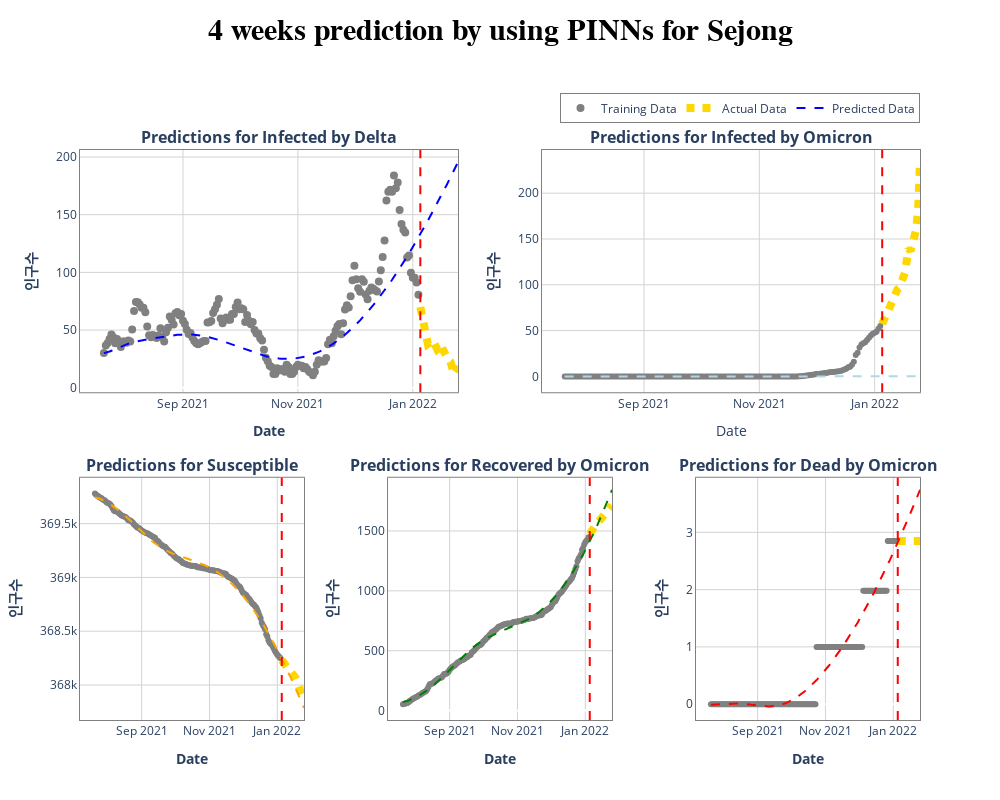

The cell this chart's notebook holds for it:
### Code cell
city = '세종'
dinn = pd.read_csv(f'csv/DINN_{eng[city]}.csv', index_col=0)
dinn['Recovered'] = dinn['R1_pred'] + dinn['R2_pred']
dinn['Dead'] = dinn['D1_pred'] + dinn['D2_pred']
actual = pd.read_csv(f'../data/Variants/SIR/delta_omicron/{city}_delta_omicron.csv', 
                     usecols=['Susceptible','Delta_Infected','Delta_Recovered','Delta_Dead',
                              'Omicron_Infected','Omicron_Recovered','Omicron_Dead','stdDay'],
                     index_col=0)
actual['Recovered'] = actual['Delta_Recovered'] + actual['Omicron_Recovered']
actual['Dead'] = actual['Delta_Dead'] + actual['Omicron_Dead']
actual = actual.loc[dinn.index].copy()

fig = make_subplots(rows=2, cols=6,
                    horizontal_spacing = 0.1, vertical_spacing=0.15,
                    specs=[[{"type": "scatter", 'colspan': 3}, None, None, {"type": "scatter", 'colspan': 3}, None, None, ],
                           [{"type": "scatter", 'colspan': 2}, None, {"type": "scatter", 'colspan': 2}, None, {"type": "scatter", 'colspan': 2}, None]],
                    subplot_titles=('<b>Predictions for Infected by Delta</b>','<b>Predictions for Infected by Omicron</b>',
                                    '<b>Predictions for Susceptible</b>','<b>Predictions for Recovered by Omicron</b>','<b>Predictions for Dead by Omicron</b>')
                    )     


Ds = 168
####################################################################################
fig.add_trace(go.Scatter(x=dinn.index, y=actual['Delta_Infected'][:Ds], mode='markers', name='Training Data',
                        marker=dict(color='gray', size=8)), row=1, col=1)
fig.add_trace(go.Scatter(x=dinn.index[Ds:], y=actual['Delta_Infected'][Ds:], mode='lines', name='Actual Data',
                        line=dict(color='gold', width=8, dash='dot')), row=1, col=1)
fig.add_trace(go.Scatter(x=dinn.index, y=dinn['I1_pred'], mode='lines', name='Predicted Data',
                        line=dict(color='blue', width=2, dash='dash')), row=1, col=1)
fig.add_vline(x=dinn.index[Ds], line_width=2, line_dash="dash", line_color="red", row=1, col=1)
####################################################################################
fig.add_trace(go.Scatter(x=dinn.index, y=actual['Omicron_Infected'][:Ds], mode='markers', showlegend=False,
                        marker=dict(color='gray', size=6)), row=1, col=4)
fig.add_trace(go.Scatter(x=dinn.index[Ds:], y=actual['Omicron_Infected'][Ds:], mode='lines', showlegend=False,
                        line=dict(color='gold', width=8, dash='dot')), row=1, col=4)
fig.add_trace(go.Scatter(x=dinn.index, y=dinn['I2_pred'], mode='lines', showlegend=False,
                        line=dict(color='lightblue', width=2, dash='dash')), row=1, col=4)
fig.add_vline(x=dinn.index[Ds], line_width=2, line_dash="dash", line_color="red", row=1, col=4)
####################################################################################
fig.add_trace(go.Scatter(x=dinn.index, y=actual['Susceptible'][:Ds], mode='markers', showlegend=False,
                        marker=dict(color='gray', size=6)), row=2, col=1)
fig.add_trace(go.Scatter(x=dinn.index[Ds:], y=actual['Susceptible'][Ds:], mode='lines', showlegend=False,
                        line=dict(color='gold', width=8, dash='dot')), row=2, col=1)
fig.add_trace(go.Scatter(x=dinn.index, y=dinn['S_pred'], mode='lines', showlegend=False,
                        line=dict(color='orange', width=2, dash='dash')), row=2, col=1)
fig.add_vline(x=dinn.index[Ds], line_width=2, line_dash="dash", line_color="red", row=2, col=1)
####################################################################################
fig.add_trace(go.Scatter(x=dinn.index, y=actual['Recovered'][:Ds], mode='markers', showlegend=False,
                        marker=dict(color='gray', size=6)), row=2, col=3)
fig.add_trace(go.Scatter(x=dinn.index[Ds:], y=actual['Recovered'][Ds:], mode='lines', showlegend=False,
                        line=dict(color='gold', width=8, dash='dot')), row=2, col=3)
fig.add_trace(go.Scatter(x=dinn.index, y=dinn['Recovered'], mode='lines', showlegend=False,
                        line=dict(color='green', width=2, dash='dash')), row=2, col=3)
fig.add_vline(x=dinn.index[Ds], line_width=2, line_dash="dash", line_color="red", row=2, col=3)
####################################################################################
fig.add_trace(go.Scatter(x=dinn.index, y=actual['Dead'][:Ds], mode='markers', showlegend=False,
                        marker=dict(color='gray', size=6)), row=2, col=5)
fig.add_trace(go.Scatter(x=dinn.index[Ds:], y=actual['Dead'][Ds:], mode='lines', showlegend=False,
                        line=dict(color='gold', width=8, dash='dot')), row=2, col=5)
fig.add_trace(go.Scatter(x=dinn.index, y=dinn['Dead'], mode='lines', showlegend=False,
                        line=dict(color='red', width=2, dash='dash')), row=2, col=5)
fig.add_vline(x=dinn.index[Ds], line_width=2, line_dash="dash", line_color="red", row=2, col=5)
####################################################################################

fig.update_layout(
    height=800, 
    width=1000, 
    margin_t=150,
    
    xaxis1_title = '<b>Date</b>',
    yaxis1_title = '<b>인구수</b>',
    xaxis2_title = 'Date',
    yaxis2_title = '<b>인구수</b>',
    xaxis3_title = '<b>Date</b>',
    yaxis3_title = '<b>인구수</b>',
    xaxis4_title = '<b>Date</b>',
    yaxis4_title = '<b>인구수</b>',
    xaxis5_title = '<b>Date</b>',
    yaxis5_title = '<b>인구수</b>',
    plot_bgcolor ='white', # 차트 안쪽 배경색
    title=dict(text=f'<b>4 weeks prediction by using PINNs for {eng[city]}</b>',
               xanchor='center', yanchor='bottom', 
               x=0.5, y=0.95,
               font=dict(
                family="Arial",
                size=30,
                color="#000000"
                )),
    legend=dict(orientation ='h',
                xanchor='right', x=1, y=1.1,
                bordercolor="Black",
                borderwidth=0.5)
)
fig.update_xaxes(linecolor='gray', gridcolor='lightgray',mirror=True)
fig.update_yaxes(linecolor='gray', gridcolor='lightgray',mirror=True)
fig.show()
# fig.write_image('./images/')

### Figure 1 — Plotly figure (JSON) as saved in the notebook; plotly's stock layout.template omitted (floating-point values rounded to 4 significant figures; data arrays with more than 128 entries replaced by an {"elided": "..."} marker saying what was removed)
{"data": [{"marker": {"color": "gray", "size": 8}, "mode": "markers", "name": "Training Data", "type": "scatter", "x": {"elided": "189 str values"}, "xaxis": "x", "y": {"elided": "168 float values"}, "yaxis": "y"}, {"line": {"color": "gold", "dash": "dot", "width": 8}, "mode": "lines", "name": "Actual Data", "type": "scatter", "x": ["2022-01-05", "2022-01-06", "2022-01-07", "2022-01-08", "2022-01-09", "2022-01-10", "2022-01-11", "2022-01-12", "2022-01-13", "2022-01-14", "2022-01-15", "2022-01-16", "2022-01-17", "2022-01-18", "2022-01-19", "2022-01-20", "2022-01-21", "2022-01-22", "2022-01-23", "2022-01-24", "2022-01-25"], "xaxis": "x", "y": [69.98, 59.75, 51.24, 42.76, 38, 39.2, 41.2, 40, 35.6, 33.2, 34.4, 37.6, 33, 28.9, 25.9, 24, 22.5, 17.7, 11.7, 14.4, 19], "yaxis": "y"}, {"line": {"color": "blue", "dash": "dash", "width": 2}, "mode": "lines", "name": "Predicted Data", "type": "scatter", "x": {"elided": "189 str values"}, "xaxis": "x", "y": {"elided": "189 float values"}, "yaxis": "y"}, {"marker": {"color": "gray", "size": 6}, "mode": "markers", "showlegend": false, "type": "scatter", "x": {"elided": "189 str values"}, "xaxis": "x2", "y": {"elided": "168 float values"}, "yaxis": "y2"}, {"line": {"color": "gold", "dash": "dot", "width": 8}, "mode": "lines", "showlegend": false, "type": "scatter", "x": ["2022-01-05", "2022-01-06", "2022-01-07", "2022-01-08", "2022-01-09", "2022-01-10", "2022-01-11", "2022-01-12", "2022-01-13", "2022-01-14", "2022-01-15", "2022-01-16", "2022-01-17", "2022-01-18", "2022-01-19", "2022-01-20", "2022-01-21", "2022-01-22", "2022-01-23", "2022-01-24", "2022-01-25"], "xaxis": "x2", "y": [57.14, 64.71, 67.16, 70.79, 76.55, 82.65, 89.19, 94.02, 94.65, 96.56, 102.8, 113.4, 112.7, 126.6, 139.6, 136.8, 143.5, 147.0, 160.5, 182.1, 233.9], "yaxis": "y2"}, {"line": {"color": "lightblue", "dash": "dash", "width": 2}, "mode": "lines", "showlegend": false, "type": "scatter", "x": {"elided": "189 str values"}, "xaxis": "x2", "y": {"elided": "189 float values"}, "yaxis": "y2"}, {"marker": {"color": "gray", "size": 6}, "mode": "markers", "showlegend": false, "type": "scatter", "x": {"elided": "189 str values"}, "xaxis": "x3", "y": {"elided": "168 int values"}, "yaxis": "y3"}, {"line": {"color": "gold", "dash": "dot", "width": 8}, "mode": "lines", "showlegend": false, "type": "scatter", "x": ["2022-01-05", "2022-01-06", "2022-01-07", "2022-01-08", "2022-01-09", "2022-01-10", "2022-01-11", "2022-01-12", "2022-01-13", "2022-01-14", "2022-01-15", "2022-01-16", "2022-01-17", "2022-01-18", "2022-01-19", "2022-01-20", "2022-01-21", "2022-01-22", "2022-01-23", "2022-01-24", "2022-01-25"], "xaxis": "x3", "y": [368231, 368213, 368199, 368187, 368174, 368161, 368145, 368131, 368124, 368116, 368101, 368080, 368074, 368051, 368025, 368016, 367999, 367987, 367963, 367930, 367861], "yaxis": "y3"}, {"line": {"color": "orange", "dash": "dash", "width": 2}, "mode": "lines", "showlegend": false, "type": "scatter", "x": {"elided": "189 str values"}, "xaxis": "x3", "y": {"elided": "189 float values"}, "yaxis": "y3"}, {"marker": {"color": "gray", "size": 6}, "mode": "markers", "showlegend": false, "type": "scatter", "x": {"elided": "189 str values"}, "xaxis": "x4", "y": {"elided": "168 float values"}, "yaxis": "y4"}, {"line": {"color": "gold", "dash": "dot", "width": 8}, "mode": "lines", "showlegend": false, "type": "scatter", "x": ["2022-01-05", "2022-01-06", "2022-01-07", "2022-01-08", "2022-01-09", "2022-01-10", "2022-01-11", "2022-01-12", "2022-01-13", "2022-01-14", "2022-01-15", "2022-01-16", "2022-01-17", "2022-01-18", "2022-01-19", "2022-01-20", "2022-01-21", "2022-01-22", "2022-01-23", "2022-01-24", "2022-01-25"], "xaxis": "x4", "y": [1473.0, 1493.0, 1513.0, 1530.0, 1542.0, 1548.0, 1555.0, 1566.0, 1576.0, 1585.0, 1592.0, 1600.0, 1611.0, 1624.0, 1640.0, 1653.0, 1665.0, 1678.0, 1694.0, 1703.0, 1715.0], "yaxis": "y4"}, {"line": {"color": "green", "dash": "dash", "width": 2}, "mode": "lines", "showlegend": false, "type": "scatter", "x": {"elided": "189 str values"}, "xaxis": "x4", "y": {"elided": "189 float values"}, "yaxis": "y4"}, {"marker": {"color": "gray", "size": 6}, "mode": "markers", "showlegend": false, "type": "scatter", "x": {"elided": "189 str values"}, "xaxis": "x5", "y": {"elided": "168 float values"}, "yaxis": "y5"}, {"line": {"color": "gold", "dash": "dot", "width": 8}, "mode": "lines", "showlegend": false, "type": "scatter", "x": ["2022-01-05", "2022-01-06", "2022-01-07", "2022-01-08", "2022-01-09", "2022-01-10", "2022-01-11", "2022-01-12", "2022-01-13", "2022-01-14", "2022-01-15", "2022-01-16", "2022-01-17", "2022-01-18", "2022-01-19", "2022-01-20", "2022-01-21", "2022-01-22", "2022-01-23", "2022-01-24", "2022-01-25"], "xaxis": "x5", "y": [2.85, 2.85, 2.85, 2.85, 2.85, 2.85, 2.85, 2.85, 2.85, 2.85, 2.85, 2.85, 2.85, 2.85, 2.85, 2.85, 2.85, 2.85, 2.85, 2.85, 2.85], "yaxis": "y5"}, {"line": {"color": "red", "dash": "dash", "width": 2}, "mode": "lines", "showlegend": false, "type": "scatter", "x": {"elided": "189 str values"}, "xaxis": "x5", "y": {"elided": "189 float values"}, "yaxis": "y5"}], "layout": {"annotations": [{"font": {"size": 16}, "showarrow": false, "text": "<b>Predictions for Infected by Delta</b>", "x": 0.225, "xanchor": "center", "xref": "paper", "y": 1, "yanchor": "bottom", "yref": "paper"}, {"font": {"size": 16}, "showarrow": false, "text": "<b>Predictions for Infected by Omicron</b>", "x": 0.775, "xanchor": "center", "xref": "paper", "y": 1, "yanchor": "bottom", "yref": "paper"}, {"font": {"size": 16}, "showarrow": false, "text": "<b>Predictions for Susceptible</b>", "x": 0.1333, "xanchor": "center", "xref": "paper", "y": 0.425, "yanchor": "bottom", "yref": "paper"}, {"font": {"size": 16}, "showarrow": false, "text": "<b>Predictions for Recovered by Omicron</b>", "x": 0.5, "xanchor": "center", "xref": "paper", "y": 0.425, "yanchor": "bottom", "yref": "paper"}, {"font": {"size": 16}, "showarrow": false, "text": "<b>Predictions for Dead by Omicron</b>", "x": 0.8667, "xanchor": "center", "xref": "paper", "y": 0.425, "yanchor": "bottom", "yref": "paper"}], "height": 800, "legend": {"bordercolor": "Black", "borderwidth": 0.5, "orientation": "h", "x": 1, "xanchor": "right", "y": 1.1}, "margin": {"t": 150}, "plot_bgcolor": "white", "shapes": [{"line": {"color": "red", "dash": "dash", "width": 2}, "type": "line", "x0": "2022-01-05", "x1": "2022-01-05", "xref": "x", "y0": 0, "y1": 1, "yref": "y domain"}, {"line": {"color": "red", "dash": "dash", "width": 2}, "type": "line", "x0": "2022-01-05", "x1": "2022-01-05", "xref": "x2", "y0": 0, "y1": 1, "yref": "y2 domain"}, {"line": {"color": "red", "dash": "dash", "width": 2}, "type": "line", "x0": "2022-01-05", "x1": "2022-01-05", "xref": "x3", "y0": 0, "y1": 1, "yref": "y3 domain"}, {"line": {"color": "red", "dash": "dash", "width": 2}, "type": "line", "x0": "2022-01-05", "x1": "2022-01-05", "xref": "x4", "y0": 0, "y1": 1, "yref": "y4 domain"}, {"line": {"color": "red", "dash": "dash", "width": 2}, "type": "line", "x0": "2022-01-05", "x1": "2022-01-05", "xref": "x5", "y0": 0, "y1": 1, "yref": "y5 domain"}], "title": {"font": {"color": "#000000", "family": "Arial", "size": 30}, "text": "<b>4 weeks prediction by using PINNs for Sejong</b>", "x": 0.5, "xanchor": "center", "y": 0.95, "yanchor": "bottom"}, "width": 1000, "xaxis": {"anchor": "y", "domain": [0, 0.45], "gridcolor": "lightgray", "linecolor": "gray", "mirror": true, "title": {"text": "<b>Date</b>"}}, "xaxis2": {"anchor": "y2", "domain": [0.55, 1], "gridcolor": "lightgray", "linecolor": "gray", "mirror": true, "title": {"text": "Date"}}, "xaxis3": {"anchor": "y3", "domain": [0, 0.2667], "gridcolor": "lightgray", "linecolor": "gray", "mirror": true, "title": {"text": "<b>Date</b>"}}, "xaxis4": {"anchor": "y4", "domain": [0.3667, 0.6333], "gridcolor": "lightgray", "linecolor": "gray", "mirror": true, "title": {"text": "<b>Date</b>"}}, "xaxis5": {"anchor": "y5", "domain": [0.7333, 1], "gridcolor": "lightgray", "linecolor": "gray", "mirror": true, "title": {"text": "<b>Date</b>"}}, "yaxis": {"anchor": "x", "domain": [0.575, 1], "gridcolor": "lightgray", "linecolor": "gray", "mirror": true, "title": {"text": "<b>인구수</b>"}}, "yaxis2": {"anchor": "x2", "domain": [0.575, 1], "gridcolor": "lightgray", "linecolor": "gray", "mirror": true, "title": {"text": "<b>인구수</b>"}}, "yaxis3": {"anchor": "x3", "domain": [0, 0.425], "gridcolor": "lightgray", "linecolor": "gray", "mirror": true, "title": {"text": "<b>인구수</b>"}}, "yaxis4": {"anchor": "x4", "domain": [0, 0.425], "gridcolor": "lightgray", "linecolor": "gray", "mirror": true, "title": {"text": "<b>인구수</b>"}}, "yaxis5": {"anchor": "x5", "domain": [0, 0.425], "gridcolor": "lightgray", "linecolor": "gray", "mirror": true, "title": {"text": "<b>인구수</b>"}}}}
